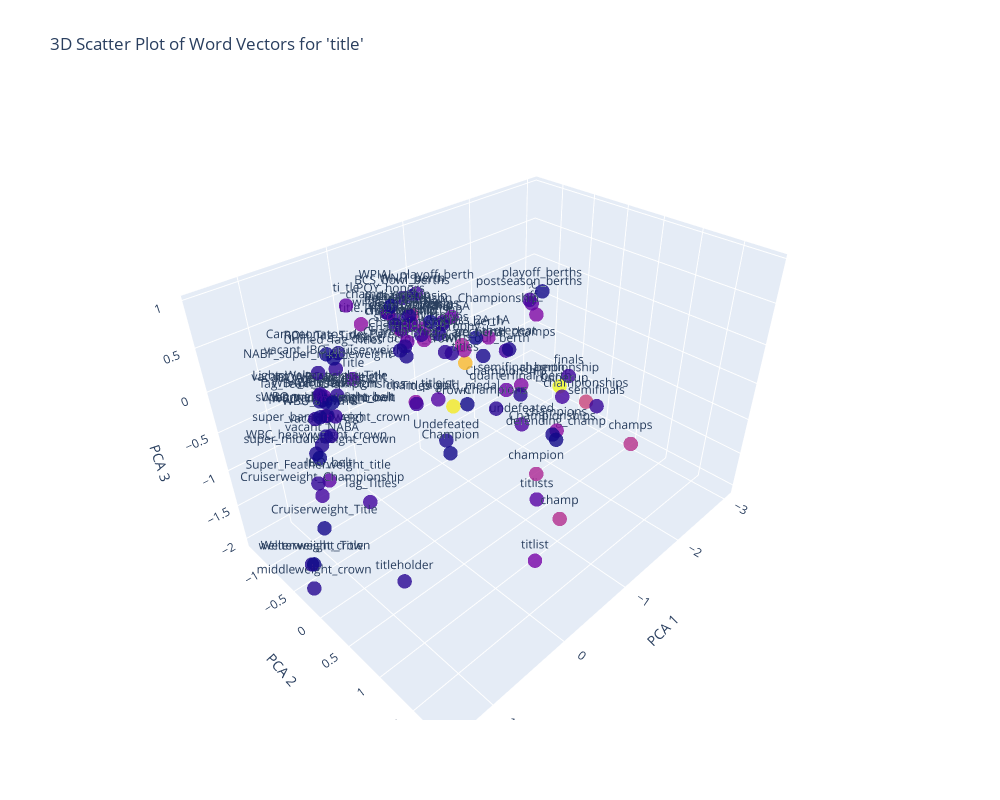

Source (notebook cell):
### Code cell
from sklearn.decomposition import PCA

# Assuming `data` is your 300-dimensional dataset (shape: [n_samples, 300])
pca = PCA(n_components=3)
reduced_data = pca.fit_transform(wv[words])

colors = np.array([wv.similarity(center_word, word) for word in words])
# Create a 3D scatter plot
fig = go.Figure(data=[go.Scatter3d(
    x=reduced_data[:, 0],
    y=reduced_data[:, 1],
    z=reduced_data[:, 2],
    mode='markers+text',
    marker=dict(
        size=5,
        color=colors,
        colorscale='Plasma',
        opacity=0.8
    ),
    text=words  # Add word labels
)])

fig.update_layout(
    title=f"3D Scatter Plot of Word Vectors for '{center_word}'",
    scene=dict(
        xaxis_title='PCA 1',
        yaxis_title='PCA 2',
        zaxis_title='PCA 3'
    ),
    coloraxis_colorbar=dict(
        title="Similarity",
        thickness=20,
        len=0.75,
        x=1.1  # Position the colorbar slightly outside the plot
    ),
    width=1000,
    height=800,
)

fig.show()

### Figure 1 — Plotly figure (JSON) as saved in the notebook; plotly's stock layout.template omitted (floating-point values rounded to 4 significant figures)
{"data": [{"marker": {"color": [0.756, 0.7455, 0.7106, 0.6048, 0.583, 0.5804, 0.5732, 0.5722, 0.5639, 0.5587, 0.5512, 0.5465, 0.546, 0.5452, 0.5449, 0.5408, 0.5375, 0.5352, 0.5333, 0.528, 0.5247, 0.5199, 0.5192, 0.5186, 0.5163, 0.514, 0.5121, 0.5096, 0.5083, 0.5065, 0.5047, 0.5007, 0.4963, 0.4956, 0.4944, 0.4922, 0.4908, 0.4898, 0.4896, 0.4889, 0.4884, 0.4879, 0.4854, 0.485, 0.4848, 0.4814, 0.4813, 0.4802, 0.48, 0.4796, 0.479, 0.4781, 0.4773, 0.4762, 0.4756, 0.4751, 0.4742, 0.4742, 0.4741, 0.474, 0.4738, 0.473, 0.4724, 0.4718, 0.4716, 0.4716, 0.4697, 0.4695, 0.4694, 0.4689, 0.4686, 0.467, 0.467, 0.4667, 0.4657, 0.4654, 0.4651, 0.4649, 0.4647, 0.4647, 0.4646, 0.4644, 0.4643, 0.4637, 0.4626, 0.4626, 0.4619, 0.4617, 0.4609, 0.4605, 0.46, 0.4598, 0.4596, 0.4591, 0.459, 0.4585, 0.4582, 0.4581, 0.4581, 0.458], "colorscale": [[0, "#0d0887"], [0.1111, "#46039f"], [0.2222, "#7201a8"], [0.3333, "#9c179e"], [0.4444, "#bd3786"], [0.5556, "#d8576b"], [0.6667, "#ed7953"], [0.7778, "#fb9f3a"], [0.8889, "#fdca26"], [1, "#f0f921"]], "opacity": 0.8, "size": 5}, "mode": "markers+text", "text": ["championship", "crown", "titles", "championships", "champs", "champ", "champion", "championsip", "trophy", "chamionship", "wildcard_berth", "championhip", "champions", "title.The", "Titles", "berth", "semifinal_berth", "playoff_berth", "championshp", "titlist", "super_middleweight_belt", "Championship", "champi_onship", "Championshp", "Regular_Season_Championship", "ti_tle", "champ_ionship", "postseason_berth", "IBO_welterweight", "IBO_belt", "titlists", "titleist", "win", "undefeated", "Title", "cham_pionship", "postseason_berths", "runnerup", "WPIAL_playoff_berth", "Cruiserweight_Championship", "sectional_champs", "Tag_Titles", "champioship", "cham_pion", "finals", "semifinals", "bantamweight_crown", "sectional_crowns", "wildcard_berths", "Light_Welterweight_Title", "Super_Featherweight_title", "vacant_IBO_cruiserweight", "clinch", "crowns", "vacant_WBC_lightweight", "WBU_crown", "super_bantamweight_crown", "Champions", "NABF_belt", "titleholder", "NABF_super_middleweight", "Championsip", "WBF_belt", "middleweight_crown", "BCS_bowl_berths", "quarterfinal_berth", "vacant_NABA", "Welterweight_Title", "victory", "TAPPS_5A", "fi_nals", "Chamionship", "WBC_heavyweight_crown", "threepeat", "constructors_crown", "titleists", "Campeonatos_de_Parejas", "IBF_strap", "autobid", "Final_Four_berth", "Undefeated", "vacant_NABO", "Championships", "WNIT_berth", "WBO_Lightweight", "WBA_cruiserweight", "WBO_welterweight_belt", "Cruiserweight_Title", "Unified_Tag_Titles", "Champion", "playoff_berths", "gold_medal", "defending_champ", "POY_honors", "ROH_Tag_Titles", "runnerups", "Class_2A_1A", "Tag_Team_Championships", "welterweight_crown", "super_middleweight_crown"], "type": "scatter3d", "x": [-1.116, -0.2093, -0.1072, -0.8802, -0.9668, 0.06817, 0.1144, -0.02083, -0.3467, 0.08982, -0.9742, -0.01811, -0.2921, 0.4259, 0.4302, -1.336, -2.008, -3.012, -0.007781, 0.06996, 0.9046, -0.3761, 0.1568, 0.2007, -0.7549, 0.5162, 0.05015, -3.024, 0.9034, 0.9763, -0.07606, 0.2359, -0.4695, -1.011, 0.5762, 0.1111, -2.338, -0.6221, -0.5029, 1.187, -0.6509, 0.6823, 0.1302, 0.5014, -1.153, -1.51, 0.8608, -0.05366, 0.01203, 0.9513, 1.173, 0.7074, -0.4561, -0.1413, 0.8594, 0.9867, 0.9371, 0.1657, 0.74, 1.183, 0.8805, 0.2681, 0.8615, 1.419, -0.1632, -1.842, 1.002, 1.41, -0.6198, -0.3413, 0.1934, 0.348, 1.002, -1.115, -0.3016, 0.0876, 0.59, 0.8602, 0.02357, -2.022, -0.1516, 0.8896, -0.3966, -0.4208, 0.9712, 0.8735, 0.823, 1.257, 0.6263, 0.721, -2.665, -0.3685, -0.562, 0.1417, 0.6904, -0.1186, -0.497, 0.8594, 1.281, 1.036], "y": [0.8103, 0.1872, 0.5015, 1.34, 1.837, 1.872, 1.62, -0.1387, 0.1978, -0.1848, -0.4771, 0.02781, 1.485, -0.3308, 0.4131, -0.4592, -0.5626, -1.241, 0.05984, 1.605, -0.3951, 0.7722, -0.2648, 0.05292, -0.4132, -0.3996, -0.05927, -1.345, -0.3657, -0.4034, 1.47, 0.498, -0.2159, 0.3897, -0.361, 0.004769, -0.7591, 1.256, -0.6653, -0.2032, 0.4942, -0.1678, -0.1113, 0.5159, 0.8907, 1.009, -0.2888, -0.05505, -0.3401, -0.341, -0.2652, -0.4152, -0.1928, 0.2791, -0.5381, -0.4523, -0.2948, 1.182, -0.4051, 1.031, -0.4449, 0.1047, -0.4748, -0.3067, -0.451, -0.4173, -0.3803, -0.2644, -0.4706, -0.07292, -0.1185, 0.133, -0.5265, 0.08534, -0.6505, -0.03612, -0.5291, -0.5365, -0.4822, -1.276, 0.118, -0.4783, 1.351, -0.6326, -0.383, -0.4149, -0.5073, -0.1482, -0.5663, 1.21, -0.8402, 0.2225, 1.261, -0.2308, -0.575, 0.01287, 0.23, -0.3109, -0.4853, -0.4071], "z": [-0.1229, -0.2345, 0.4618, 0.05809, -0.2246, -0.4691, -0.07677, 0.7565, 0.4292, 0.6202, -0.1765, 0.548, 0.1025, 0.7516, 0.2415, -0.1518, -1.164, -0.7826, 0.6918, -1.191, -0.08526, 0.1626, 0.7907, 0.629, 0.349, 0.9526, 0.72, -0.6536, 0.1532, -0.8556, -0.5888, 0.2178, 0.4756, -0.7711, 0.2025, 0.754, -0.1433, 0.1998, 0.6209, -0.804, 0.3623, -1.187, 0.6673, 0.3049, 0.02164, -0.4686, -0.05847, 0.5586, 0.6345, 0.2148, -0.6915, 0.3514, 0.1383, 0.4573, 0.0607, -0.108, -0.2513, 0.4196, 0.0686, -1.054, 0.3709, 0.6279, 0.04125, -2.033, 0.7666, -1.16, -0.3755, -1.642, 0.1764, 0.5559, 0.7347, 0.6314, -0.5646, 0.01116, -0.04318, 0.8223, 0.4264, -0.007238, 0.6678, -1.04, -0.6755, -0.3841, -0.06902, 0.6315, -0.05995, 0.05295, -0.1792, -1.155, 0.3658, 0.2605, -0.1687, -0.2693, -0.2686, 0.87, 0.4359, 0.6979, 0.4604, 0.09063, -1.906, -0.5317]}], "layout": {"coloraxis": {"colorbar": {"len": 0.75, "thickness": 20, "title": {"text": "Similarity"}, "x": 1.1}}, "height": 800, "scene": {"xaxis": {"title": {"text": "PCA 1"}}, "yaxis": {"title": {"text": "PCA 2"}}, "zaxis": {"title": {"text": "PCA 3"}}}, "title": {"text": "3D Scatter Plot of Word Vectors for 'title'"}, "width": 1000}}
